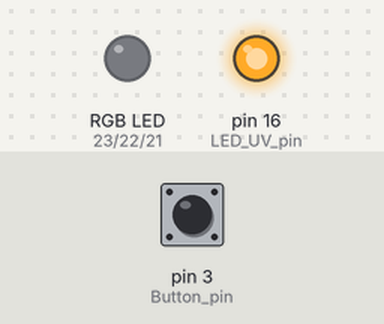
A sketch run on a simulated Arduino Mega 2560, built with avr-gcc and run on an emulated ATmega2560. On the bench: an RGB LED mixed from three pins (HIGH = lit), output pins drawn as LEDs (lit = HIGH). Inputs (shaded band) come from the test bench; at power-on: pin 3 (Button_pin) LOW. What the sketch prints to the serial monitor is not drawn.

Above: at 1.2 s.
1.3 s: pin 3 (Button_pin) pulled HIGH for 3.2 s
At 3.0 s:
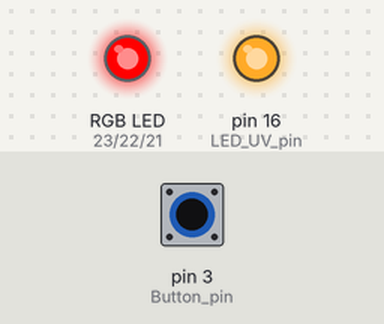
At 5.7 s:
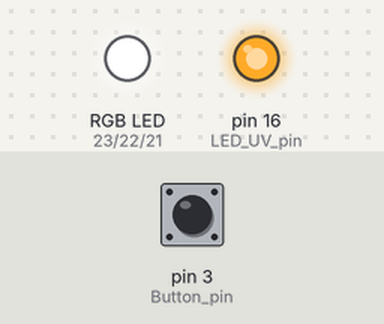
Timing chart, 0 to 7.2 s (numbered marks = the images above; inputs shaded):
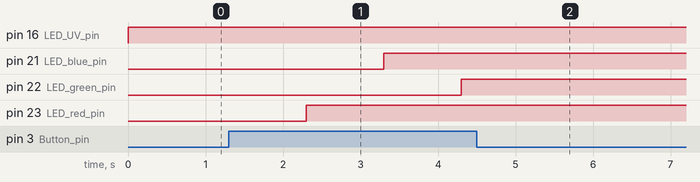

The sketch:

LED_s__Spectrometer.ino
```cpp
#include <cstdint> //n C++11, the C99 header file stdint.h has been included as cstdint


//RGB LED controll Variables - Preporcessor definitions
#define LED_UV_pin 16
#define LED_red_pin 23 //Analog PWM pin
#define LED_green_pin 22 //Analog PWM Pin
#define LED_blue_pin 21 //Analog PWM Pin
#define Button_pin 3 //Digital PWM Pin

enum LED : std::uint8_t { UV = 1, RED, BLUE, GREEN }; //get completely known sizes for your enum across compilers
//Refernce https://www.cprogramming.com/c++11/c++11-nullptr-strongly-typed-enum-class.html

LED operator++(LED& led, int) { // int denotes postfix++
  switch (led) {
  case UV: led = RED; break;
  case RED: led = BLUE; break;
  case BLUE: led = GREEN; break;
  case GREEN: led = UV; break;
  }
  return led;
  //  if (led == GREEN) return led = UV; // rollover when it gets out of bounds
  //  std::uint8_t x = led;
  //  return led = static_cast<LED> (++x); //<-- not sure what this line is doing completely
} //REFERNCE http://carsonbaker.org/looping-through-cpp-enums

LED led_state = UV;

void setup() {
  Serial.begin(9600);
  //intialise pins
  pinMode(LED_green_pin, OUTPUT);
  pinMode(LED_blue_pin, OUTPUT);
  pinMode(LED_red_pin, OUTPUT);
  pinMode(Button_pin, INPUT);
}

void loop() {

  switch (led_state) {
  case UV: analogWrite(LED_UV_pin, 255); break;

  case RED: analogWrite(LED_red_pin, 255); break;

  case BLUE: analogWrite(LED_blue_pin, 255); break;

  case GREEN: analogWrite(LED_green_pin, 255); break;
  }

  if (digitalRead(Button_pin) == HIGH) {
    delay(1000); //debounces and also prevents digitalRead happening again too quickly
    led_state++;
  }
  Serial.print(digitalRead(Button_pin));
}
```

Measured:
- after the input at 1.3 s, pin 21 (LED_blue_pin): LOW → HIGH after 2.0 s; pin 22 (LED_green_pin): LOW → HIGH after 3.0 s; pin 23 (LED_red_pin): LOW → HIGH after 1.0 s
